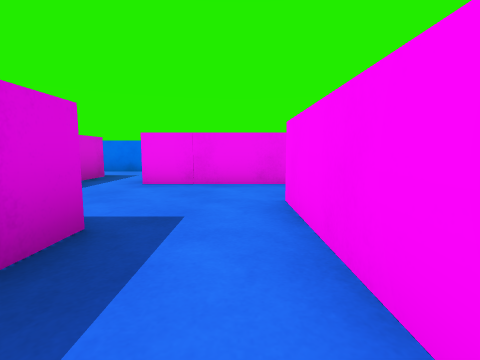
[1] (above)

16 first-person views from a walk through a 3-D level made in the Unity game engine. The camera is 0.62 m above the floor, tilts 6° down and sees 85° across. The floor is counted in squares, 1 m on a side. Each view is taken from the middle of a square. On the plan, view 1 faces up. The plan holds only what a view shows up to about 9 squares ahead; the rest is blank. The player character is not drawn.

[2]
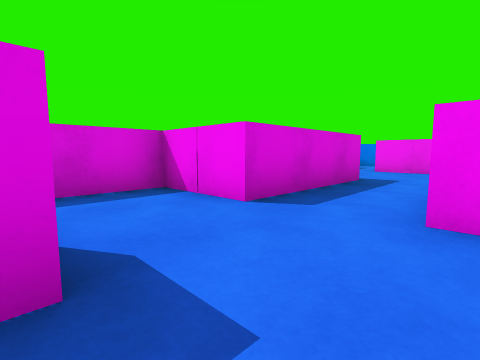

[3]
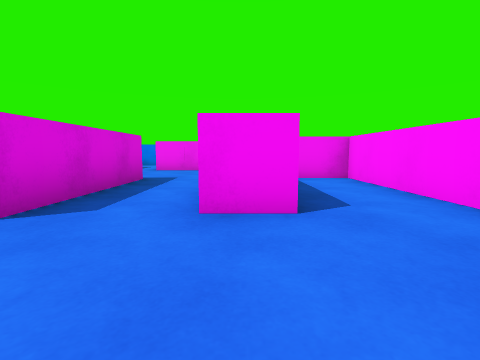

[4]
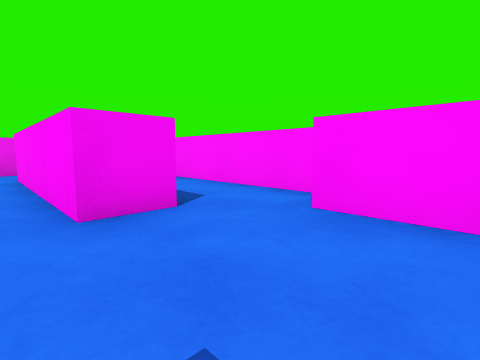

[5]
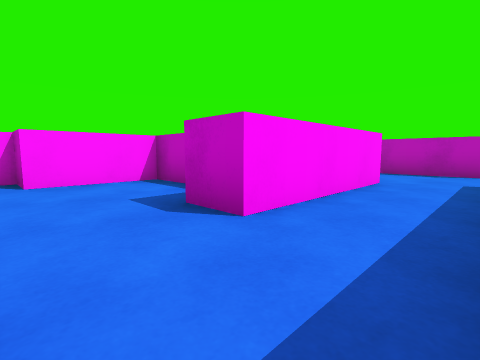

[6]
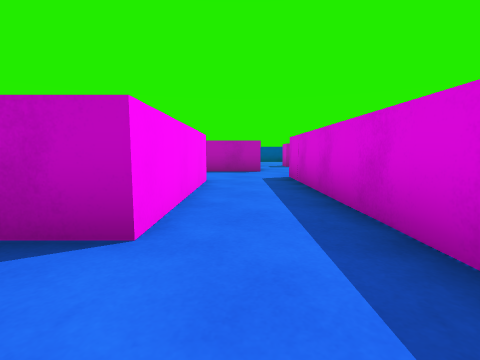

[7]
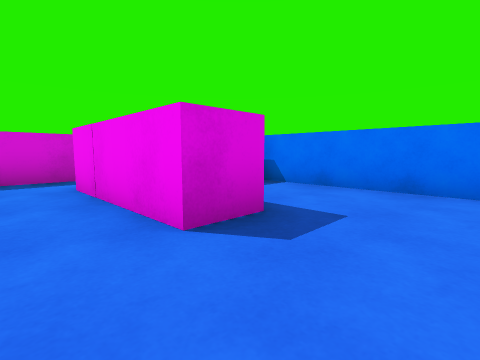

[8]
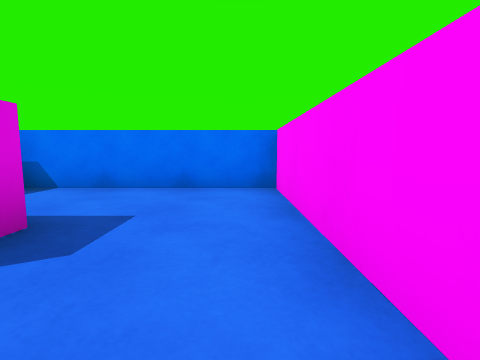

[9]
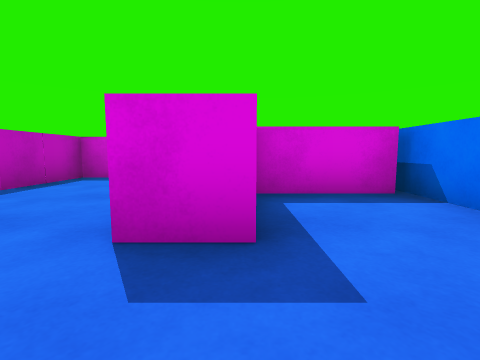

[10]
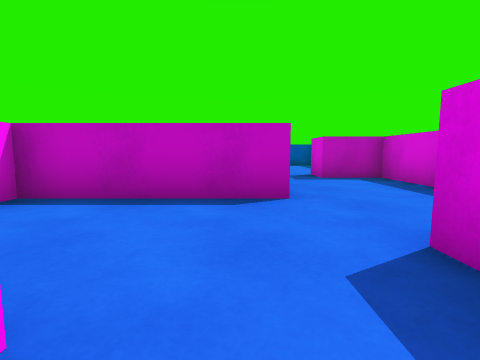

[11]
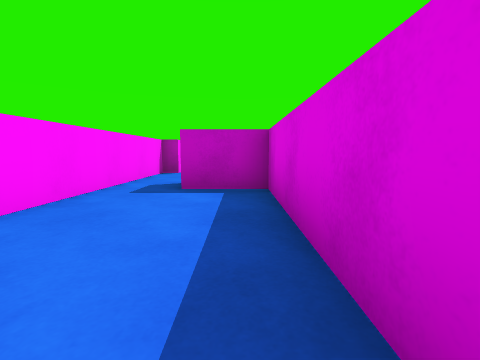

[12]
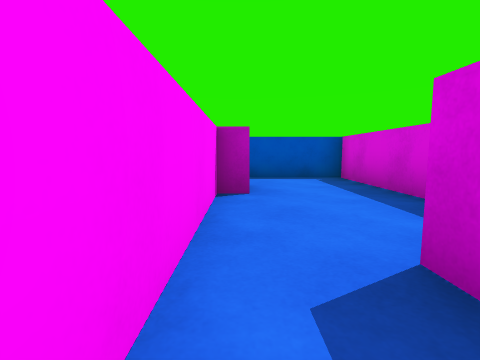

[13]
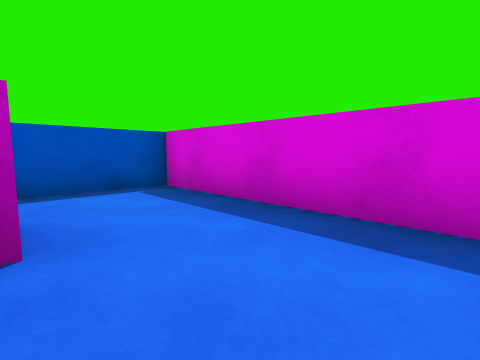

[14]
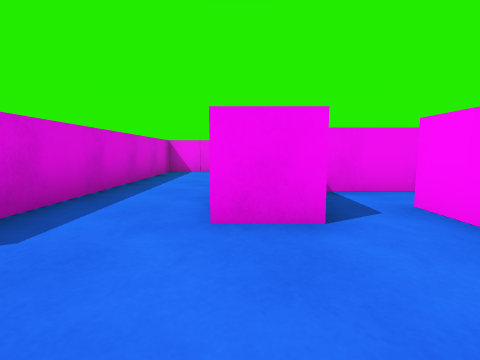

[15]
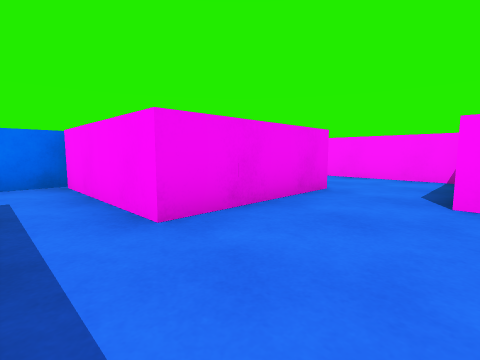

[16]
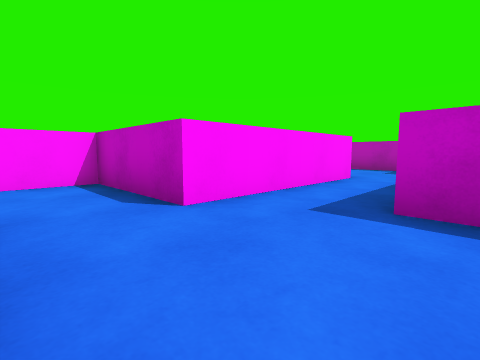

### Floor plan
Ten units are one square. View 1 is at (0, 0); x grows to the right and y downward. Boxes are objects, and circles mark ways between rooms. Rooms are numbered by the first view taken in them; rooms with no view inside come last. Other rooms are left out.
<svg viewBox="-60 -91 101 291">
<path fill="none" stroke="#000" d="M-24 -21 -13 -21 -13 16 -24 16M16 14 6 14 6 -33 15 -33M-35 -28 -35 -20M-33 18 -33 76M36 26 36 -86 -45 -86M4 49 26 49 26 35M-35 -68 -35 -42M-9 -84 -9 -51 -19 -51 -19 -84M-13 78 -13 38 -2 38M-27 105 10 105M-55 94 -55 135M-55 150 -55 195 -32 195M-27 162 -27 115M-2 78 -13 78M10 79 10 70M19 59 3 59"/>
<rect x="-5" y="-65" width="20" height="20" fill="#bbb"><title>block</title></rect>
<rect x="15" y="-35" width="20" height="10" fill="#bbb"><title>block</title></rect>
<rect x="25" y="25" width="10" height="10" fill="#bbb"><title>cube</title></rect>
<rect x="-55" y="135" width="20" height="10" fill="#bbb"><title>block</title></rect>
<rect x="-55" y="75" width="20" height="10" fill="#bbb"><title>block</title></rect>
<rect x="-35" y="165" width="20" height="20" fill="#bbb"><title>block</title></rect>
<circle cx="-25" cy="70" r="3" fill="#2a7"/>
<text x="0" y="-10">1</text>
<text x="-30" y="120">2</text>
</svg>
Room 1 opens to room 2.

Where each view was taken, in squares from view 1:
view 1: 0 up, 0 right, facing up
view 2: 4 down, 1 right, facing up-left
view 3: 4 down, 1 right, facing up
view 4: 4 down, 0 right, facing up-right
view 5: 2 down, 3 left, facing down-right
view 6: 2 down, 2 left, facing down
view 7: 4 up, 3 right, facing up-left
view 8: 4 up, 3 right, facing up
view 9: 6 up, 3 right, facing left
view 10: 7 down, 2 left, facing down
view 11: 9 down, 5 left, facing down
view 12: 13 down, 3 left, facing down
view 13: 15 down, 3 left, facing down-left
view 14: 10 down, 1 left, facing up
view 15: 3 up, 3 left, facing up-right
view 16: 5 up, 2 left, facing down-right
